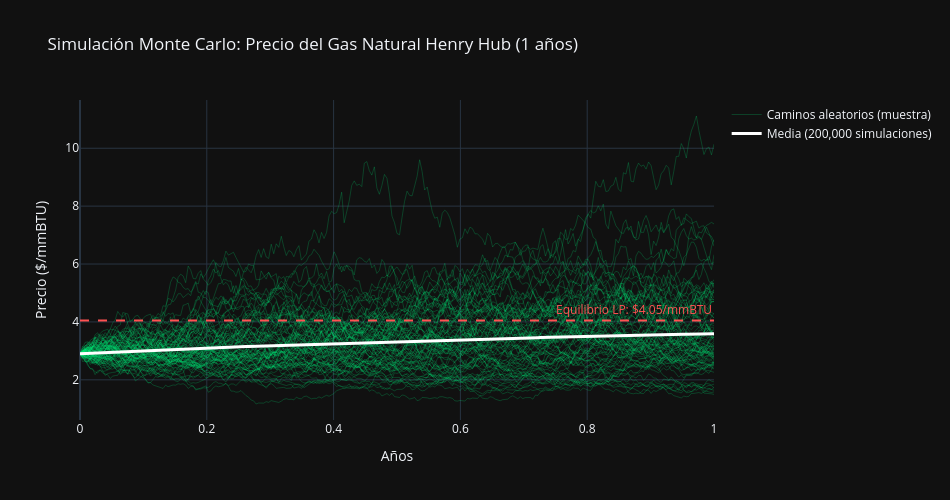

Here is the notebook cell this chart was saved with:
### Code cell
# ------------------------------------------------------------------------------
# GRÁFICA 2: Trayectorias de Monte Carlo - Gas Natural Henry Hub
# ------------------------------------------------------------------------------
fig_gas = go.Figure()

for i in range(n_paths_plot):
    fig_gas.add_trace(
        go.Scatter(
            x=time_grid,
            y=P_gas_paths[:, i],
            mode='lines',
            line=dict(color='rgba(0, 230, 118, 0.22)', width=1),
            showlegend=(i == 0),
            name='Caminos aleatorios (muestra)',
            hoverinfo='skip',
        )
    )

fig_gas.add_trace(
    go.Scatter(
        x=time_grid,
        y=P_gas_paths.mean(axis=1),
        mode='lines',
        line=dict(color='#ffffff', width=3),
        name=f'Media ({N_SIMS:,} simulaciones)',
    )
)

fig_gas.add_hline(
    y=gas_params['eq_price'],
    line_dash='dash',
    line_color='#ff5252',
    line_width=2,
    annotation_text=f"Equilibrio LP: ${gas_params['eq_price']:.2f}/mmBTU",
    annotation_position='top right',
    annotation_font_color='#ff5252',
)

fig_gas.update_layout(
    title=f'Simulación Monte Carlo: Precio del Gas Natural Henry Hub ({N_YEARS} años)',
    xaxis_title='Años',
    yaxis_title='Precio ($/mmBTU)',
    template='plotly_dark',
    width=950,
    height=500,
    hovermode='x unified',
)
fig_gas.show()

### Figure 1 — Plotly figure (JSON) as saved in the notebook; plotly's stock layout.template omitted (floating-point values rounded to 4 significant figures; data arrays with more than 128 entries replaced by an {"elided": "..."} marker saying what was removed)
{"data": [{"hoverinfo": "skip", "line": {"color": "rgba(0, 230, 118, 0.22)", "width": 1}, "mode": "lines", "name": "Caminos aleatorios (muestra)", "showlegend": true, "type": "scatter", "x": {"elided": "253 float values"}, "y": {"elided": "253 float values"}}, {"hoverinfo": "skip", "line": {"color": "rgba(0, 230, 118, 0.22)", "width": 1}, "mode": "lines", "name": "Caminos aleatorios (muestra)", "showlegend": false, "type": "scatter", "x": {"elided": "253 float values"}, "y": {"elided": "253 float values"}}, {"hoverinfo": "skip", "line": {"color": "rgba(0, 230, 118, 0.22)", "width": 1}, "mode": "lines", "name": "Caminos aleatorios (muestra)", "showlegend": false, "type": "scatter", "x": {"elided": "253 float values"}, "y": {"elided": "253 float values"}}, {"hoverinfo": "skip", "line": {"color": "rgba(0, 230, 118, 0.22)", "width": 1}, "mode": "lines", "name": "Caminos aleatorios (muestra)", "showlegend": false, "type": "scatter", "x": {"elided": "253 float values"}, "y": {"elided": "253 float values"}}, {"hoverinfo": "skip", "line": {"color": "rgba(0, 230, 118, 0.22)", "width": 1}, "mode": "lines", "name": "Caminos aleatorios (muestra)", "showlegend": false, "type": "scatter", "x": {"elided": "253 float values"}, "y": {"elided": "253 float values"}}, {"hoverinfo": "skip", "line": {"color": "rgba(0, 230, 118, 0.22)", "width": 1}, "mode": "lines", "name": "Caminos aleatorios (muestra)", "showlegend": false, "type": "scatter", "x": {"elided": "253 float values"}, "y": {"elided": "253 float values"}}, {"hoverinfo": "skip", "line": {"color": "rgba(0, 230, 118, 0.22)", "width": 1}, "mode": "lines", "name": "Caminos aleatorios (muestra)", "showlegend": false, "type": "scatter", "x": {"elided": "253 float values"}, "y": {"elided": "253 float values"}}, {"hoverinfo": "skip", "line": {"color": "rgba(0, 230, 118, 0.22)", "width": 1}, "mode": "lines", "name": "Caminos aleatorios (muestra)", "showlegend": false, "type": "scatter", "x": {"elided": "253 float values"}, "y": {"elided": "253 float values"}}, {"hoverinfo": "skip", "line": {"color": "rgba(0, 230, 118, 0.22)", "width": 1}, "mode": "lines", "name": "Caminos aleatorios (muestra)", "showlegend": false, "type": "scatter", "x": {"elided": "253 float values"}, "y": {"elided": "253 float values"}}, {"hoverinfo": "skip", "line": {"color": "rgba(0, 230, 118, 0.22)", "width": 1}, "mode": "lines", "name": "Caminos aleatorios (muestra)", "showlegend": false, "type": "scatter", "x": {"elided": "253 float values"}, "y": {"elided": "253 float values"}}, {"hoverinfo": "skip", "line": {"color": "rgba(0, 230, 118, 0.22)", "width": 1}, "mode": "lines", "name": "Caminos aleatorios (muestra)", "showlegend": false, "type": "scatter", "x": {"elided": "253 float values"}, "y": {"elided": "253 float values"}}, {"hoverinfo": "skip", "line": {"color": "rgba(0, 230, 118, 0.22)", "width": 1}, "mode": "lines", "name": "Caminos aleatorios (muestra)", "showlegend": false, "type": "scatter", "x": {"elided": "253 float values"}, "y": {"elided": "253 float values"}}, {"hoverinfo": "skip", "line": {"color": "rgba(0, 230, 118, 0.22)", "width": 1}, "mode": "lines", "name": "Caminos aleatorios (muestra)", "showlegend": false, "type": "scatter", "x": {"elided": "253 float values"}, "y": {"elided": "253 float values"}}, {"hoverinfo": "skip", "line": {"color": "rgba(0, 230, 118, 0.22)", "width": 1}, "mode": "lines", "name": "Caminos aleatorios (muestra)", "showlegend": false, "type": "scatter", "x": {"elided": "253 float values"}, "y": {"elided": "253 float values"}}, {"hoverinfo": "skip", "line": {"color": "rgba(0, 230, 118, 0.22)", "width": 1}, "mode": "lines", "name": "Caminos aleatorios (muestra)", "showlegend": false, "type": "scatter", "x": {"elided": "253 float values"}, "y": {"elided": "253 float values"}}, {"hoverinfo": "skip", "line": {"color": "rgba(0, 230, 118, 0.22)", "width": 1}, "mode": "lines", "name": "Caminos aleatorios (muestra)", "showlegend": false, "type": "scatter", "x": {"elided": "253 float values"}, "y": {"elided": "253 float values"}}, {"hoverinfo": "skip", "line": {"color": "rgba(0, 230, 118, 0.22)", "width": 1}, "mode": "lines", "name": "Caminos aleatorios (muestra)", "showlegend": false, "type": "scatter", "x": {"elided": "253 float values"}, "y": {"elided": "253 float values"}}, {"hoverinfo": "skip", "line": {"color": "rgba(0, 230, 118, 0.22)", "width": 1}, "mode": "lines", "name": "Caminos aleatorios (muestra)", "showlegend": false, "type": "scatter", "x": {"elided": "253 float values"}, "y": {"elided": "253 float values"}}, {"hoverinfo": "skip", "line": {"color": "rgba(0, 230, 118, 0.22)", "width": 1}, "mode": "lines", "name": "Caminos aleatorios (muestra)", "showlegend": false, "type": "scatter", "x": {"elided": "253 float values"}, "y": {"elided": "253 float values"}}, {"hoverinfo": "skip", "line": {"color": "rgba(0, 230, 118, 0.22)", "width": 1}, "mode": "lines", "name": "Caminos aleatorios (muestra)", "showlegend": false, "type": "scatter", "x": {"elided": "253 float values"}, "y": {"elided": "253 float values"}}, {"hoverinfo": "skip", "line": {"color": "rgba(0, 230, 118, 0.22)", "width": 1}, "mode": "lines", "name": "Caminos aleatorios (muestra)", "showlegend": false, "type": "scatter", "x": {"elided": "253 float values"}, "y": {"elided": "253 float values"}}, {"hoverinfo": "skip", "line": {"color": "rgba(0, 230, 118, 0.22)", "width": 1}, "mode": "lines", "name": "Caminos aleatorios (muestra)", "showlegend": false, "type": "scatter", "x": {"elided": "253 float values"}, "y": {"elided": "253 float values"}}, {"hoverinfo": "skip", "line": {"color": "rgba(0, 230, 118, 0.22)", "width": 1}, "mode": "lines", "name": "Caminos aleatorios (muestra)", "showlegend": false, "type": "scatter", "x": {"elided": "253 float values"}, "y": {"elided": "253 float values"}}, {"hoverinfo": "skip", "line": {"color": "rgba(0, 230, 118, 0.22)", "width": 1}, "mode": "lines", "name": "Caminos aleatorios (muestra)", "showlegend": false, "type": "scatter", "x": {"elided": "253 float values"}, "y": {"elided": "253 float values"}}, {"hoverinfo": "skip", "line": {"color": "rgba(0, 230, 118, 0.22)", "width": 1}, "mode": "lines", "name": "Caminos aleatorios (muestra)", "showlegend": false, "type": "scatter", "x": {"elided": "253 float values"}, "y": {"elided": "253 float values"}}, {"hoverinfo": "skip", "line": {"color": "rgba(0, 230, 118, 0.22)", "width": 1}, "mode": "lines", "name": "Caminos aleatorios (muestra)", "showlegend": false, "type": "scatter", "x": {"elided": "253 float values"}, "y": {"elided": "253 float values"}}, {"hoverinfo": "skip", "line": {"color": "rgba(0, 230, 118, 0.22)", "width": 1}, "mode": "lines", "name": "Caminos aleatorios (muestra)", "showlegend": false, "type": "scatter", "x": {"elided": "253 float values"}, "y": {"elided": "253 float values"}}, {"hoverinfo": "skip", "line": {"color": "rgba(0, 230, 118, 0.22)", "width": 1}, "mode": "lines", "name": "Caminos aleatorios (muestra)", "showlegend": false, "type": "scatter", "x": {"elided": "253 float values"}, "y": {"elided": "253 float values"}}, {"hoverinfo": "skip", "line": {"color": "rgba(0, 230, 118, 0.22)", "width": 1}, "mode": "lines", "name": "Caminos aleatorios (muestra)", "showlegend": false, "type": "scatter", "x": {"elided": "253 float values"}, "y": {"elided": "253 float values"}}, {"hoverinfo": "skip", "line": {"color": "rgba(0, 230, 118, 0.22)", "width": 1}, "mode": "lines", "name": "Caminos aleatorios (muestra)", "showlegend": false, "type": "scatter", "x": {"elided": "253 float values"}, "y": {"elided": "253 float values"}}, {"hoverinfo": "skip", "line": {"color": "rgba(0, 230, 118, 0.22)", "width": 1}, "mode": "lines", "name": "Caminos aleatorios (muestra)", "showlegend": false, "type": "scatter", "x": {"elided": "253 float values"}, "y": {"elided": "253 float values"}}, {"hoverinfo": "skip", "line": {"color": "rgba(0, 230, 118, 0.22)", "width": 1}, "mode": "lines", "name": "Caminos aleatorios (muestra)", "showlegend": false, "type": "scatter", "x": {"elided": "253 float values"}, "y": {"elided": "253 float values"}}, {"hoverinfo": "skip", "line": {"color": "rgba(0, 230, 118, 0.22)", "width": 1}, "mode": "lines", "name": "Caminos aleatorios (muestra)", "showlegend": false, "type": "scatter", "x": {"elided": "253 float values"}, "y": {"elided": "253 float values"}}, {"hoverinfo": "skip", "line": {"color": "rgba(0, 230, 118, 0.22)", "width": 1}, "mode": "lines", "name": "Caminos aleatorios (muestra)", "showlegend": false, "type": "scatter", "x": {"elided": "253 float values"}, "y": {"elided": "253 float values"}}, {"hoverinfo": "skip", "line": {"color": "rgba(0, 230, 118, 0.22)", "width": 1}, "mode": "lines", "name": "Caminos aleatorios (muestra)", "showlegend": false, "type": "scatter", "x": {"elided": "253 float values"}, "y": {"elided": "253 float values"}}, {"hoverinfo": "skip", "line": {"color": "rgba(0, 230, 118, 0.22)", "width": 1}, "mode": "lines", "name": "Caminos aleatorios (muestra)", "showlegend": false, "type": "scatter", "x": {"elided": "253 float values"}, "y": {"elided": "253 float values"}}, {"hoverinfo": "skip", "line": {"color": "rgba(0, 230, 118, 0.22)", "width": 1}, "mode": "lines", "name": "Caminos aleatorios (muestra)", "showlegend": false, "type": "scatter", "x": {"elided": "253 float values"}, "y": {"elided": "253 float values"}}, {"hoverinfo": "skip", "line": {"color": "rgba(0, 230, 118, 0.22)", "width": 1}, "mode": "lines", "name": "Caminos aleatorios (muestra)", "showlegend": false, "type": "scatter", "x": {"elided": "253 float values"}, "y": {"elided": "253 float values"}}, {"hoverinfo": "skip", "line": {"color": "rgba(0, 230, 118, 0.22)", "width": 1}, "mode": "lines", "name": "Caminos aleatorios (muestra)", "showlegend": false, "type": "scatter", "x": {"elided": "253 float values"}, "y": {"elided": "253 float values"}}, {"hoverinfo": "skip", "line": {"color": "rgba(0, 230, 118, 0.22)", "width": 1}, "mode": "lines", "name": "Caminos aleatorios (muestra)", "showlegend": false, "type": "scatter", "x": {"elided": "253 float values"}, "y": {"elided": "253 float values"}}, {"hoverinfo": "skip", "line": {"color": "rgba(0, 230, 118, 0.22)", "width": 1}, "mode": "lines", "name": "Caminos aleatorios (muestra)", "showlegend": false, "type": "scatter", "x": {"elided": "253 float values"}, "y": {"elided": "253 float values"}}, {"hoverinfo": "skip", "line": {"color": "rgba(0, 230, 118, 0.22)", "width": 1}, "mode": "lines", "name": "Caminos aleatorios (muestra)", "showlegend": false, "type": "scatter", "x": {"elided": "253 float values"}, "y": {"elided": "253 float values"}}, {"hoverinfo": "skip", "line": {"color": "rgba(0, 230, 118, 0.22)", "width": 1}, "mode": "lines", "name": "Caminos aleatorios (muestra)", "showlegend": false, "type": "scatter", "x": {"elided": "253 float values"}, "y": {"elided": "253 float values"}}, {"hoverinfo": "skip", "line": {"color": "rgba(0, 230, 118, 0.22)", "width": 1}, "mode": "lines", "name": "Caminos aleatorios (muestra)", "showlegend": false, "type": "scatter", "x": {"elided": "253 float values"}, "y": {"elided": "253 float values"}}, {"hoverinfo": "skip", "line": {"color": "rgba(0, 230, 118, 0.22)", "width": 1}, "mode": "lines", "name": "Caminos aleatorios (muestra)", "showlegend": false, "type": "scatter", "x": {"elided": "253 float values"}, "y": {"elided": "253 float values"}}, {"hoverinfo": "skip", "line": {"color": "rgba(0, 230, 118, 0.22)", "width": 1}, "mode": "lines", "name": "Caminos aleatorios (muestra)", "showlegend": false, "type": "scatter", "x": {"elided": "253 float values"}, "y": {"elided": "253 float values"}}, {"hoverinfo": "skip", "line": {"color": "rgba(0, 230, 118, 0.22)", "width": 1}, "mode": "lines", "name": "Caminos aleatorios (muestra)", "showlegend": false, "type": "scatter", "x": {"elided": "253 float values"}, "y": {"elided": "253 float values"}}, {"hoverinfo": "skip", "line": {"color": "rgba(0, 230, 118, 0.22)", "width": 1}, "mode": "lines", "name": "Caminos aleatorios (muestra)", "showlegend": false, "type": "scatter", "x": {"elided": "253 float values"}, "y": {"elided": "253 float values"}}, {"hoverinfo": "skip", "line": {"color": "rgba(0, 230, 118, 0.22)", "width": 1}, "mode": "lines", "name": "Caminos aleatorios (muestra)", "showlegend": false, "type": "scatter", "x": {"elided": "253 float values"}, "y": {"elided": "253 float values"}}, {"hoverinfo": "skip", "line": {"color": "rgba(0, 230, 118, 0.22)", "width": 1}, "mode": "lines", "name": "Caminos aleatorios (muestra)", "showlegend": false, "type": "scatter", "x": {"elided": "253 float values"}, "y": {"elided": "253 float values"}}, {"hoverinfo": "skip", "line": {"color": "rgba(0, 230, 118, 0.22)", "width": 1}, "mode": "lines", "name": "Caminos aleatorios (muestra)", "showlegend": false, "type": "scatter", "x": {"elided": "253 float values"}, "y": {"elided": "253 float values"}}, {"hoverinfo": "skip", "line": {"color": "rgba(0, 230, 118, 0.22)", "width": 1}, "mode": "lines", "name": "Caminos aleatorios (muestra)", "showlegend": false, "type": "scatter", "x": {"elided": "253 float values"}, "y": {"elided": "253 float values"}}, {"hoverinfo": "skip", "line": {"color": "rgba(0, 230, 118, 0.22)", "width": 1}, "mode": "lines", "name": "Caminos aleatorios (muestra)", "showlegend": false, "type": "scatter", "x": {"elided": "253 float values"}, "y": {"elided": "253 float values"}}, {"hoverinfo": "skip", "line": {"color": "rgba(0, 230, 118, 0.22)", "width": 1}, "mode": "lines", "name": "Caminos aleatorios (muestra)", "showlegend": false, "type": "scatter", "x": {"elided": "253 float values"}, "y": {"elided": "253 float values"}}, {"hoverinfo": "skip", "line": {"color": "rgba(0, 230, 118, 0.22)", "width": 1}, "mode": "lines", "name": "Caminos aleatorios (muestra)", "showlegend": false, "type": "scatter", "x": {"elided": "253 float values"}, "y": {"elided": "253 float values"}}, {"hoverinfo": "skip", "line": {"color": "rgba(0, 230, 118, 0.22)", "width": 1}, "mode": "lines", "name": "Caminos aleatorios (muestra)", "showlegend": false, "type": "scatter", "x": {"elided": "253 float values"}, "y": {"elided": "253 float values"}}, {"hoverinfo": "skip", "line": {"color": "rgba(0, 230, 118, 0.22)", "width": 1}, "mode": "lines", "name": "Caminos aleatorios (muestra)", "showlegend": false, "type": "scatter", "x": {"elided": "253 float values"}, "y": {"elided": "253 float values"}}, {"hoverinfo": "skip", "line": {"color": "rgba(0, 230, 118, 0.22)", "width": 1}, "mode": "lines", "name": "Caminos aleatorios (muestra)", "showlegend": false, "type": "scatter", "x": {"elided": "253 float values"}, "y": {"elided": "253 float values"}}, {"hoverinfo": "skip", "line": {"color": "rgba(0, 230, 118, 0.22)", "width": 1}, "mode": "lines", "name": "Caminos aleatorios (muestra)", "showlegend": false, "type": "scatter", "x": {"elided": "253 float values"}, "y": {"elided": "253 float values"}}, {"hoverinfo": "skip", "line": {"color": "rgba(0, 230, 118, 0.22)", "width": 1}, "mode": "lines", "name": "Caminos aleatorios (muestra)", "showlegend": false, "type": "scatter", "x": {"elided": "253 float values"}, "y": {"elided": "253 float values"}}, {"hoverinfo": "skip", "line": {"color": "rgba(0, 230, 118, 0.22)", "width": 1}, "mode": "lines", "name": "Caminos aleatorios (muestra)", "showlegend": false, "type": "scatter", "x": {"elided": "253 float values"}, "y": {"elided": "253 float values"}}, {"hoverinfo": "skip", "line": {"color": "rgba(0, 230, 118, 0.22)", "width": 1}, "mode": "lines", "name": "Caminos aleatorios (muestra)", "showlegend": false, "type": "scatter", "x": {"elided": "253 float values"}, "y": {"elided": "253 float values"}}, {"hoverinfo": "skip", "line": {"color": "rgba(0, 230, 118, 0.22)", "width": 1}, "mode": "lines", "name": "Caminos aleatorios (muestra)", "showlegend": false, "type": "scatter", "x": {"elided": "253 float values"}, "y": {"elided": "253 float values"}}, {"hoverinfo": "skip", "line": {"color": "rgba(0, 230, 118, 0.22)", "width": 1}, "mode": "lines", "name": "Caminos aleatorios (muestra)", "showlegend": false, "type": "scatter", "x": {"elided": "253 float values"}, "y": {"elided": "253 float values"}}, {"hoverinfo": "skip", "line": {"color": "rgba(0, 230, 118, 0.22)", "width": 1}, "mode": "lines", "name": "Caminos aleatorios (muestra)", "showlegend": false, "type": "scatter", "x": {"elided": "253 float values"}, "y": {"elided": "253 float values"}}, {"hoverinfo": "skip", "line": {"color": "rgba(0, 230, 118, 0.22)", "width": 1}, "mode": "lines", "name": "Caminos aleatorios (muestra)", "showlegend": false, "type": "scatter", "x": {"elided": "253 float values"}, "y": {"elided": "253 float values"}}, {"hoverinfo": "skip", "line": {"color": "rgba(0, 230, 118, 0.22)", "width": 1}, "mode": "lines", "name": "Caminos aleatorios (muestra)", "showlegend": false, "type": "scatter", "x": {"elided": "253 float values"}, "y": {"elided": "253 float values"}}, {"hoverinfo": "skip", "line": {"color": "rgba(0, 230, 118, 0.22)", "width": 1}, "mode": "lines", "name": "Caminos aleatorios (muestra)", "showlegend": false, "type": "scatter", "x": {"elided": "253 float values"}, "y": {"elided": "253 float values"}}, {"hoverinfo": "skip", "line": {"color": "rgba(0, 230, 118, 0.22)", "width": 1}, "mode": "lines", "name": "Caminos aleatorios (muestra)", "showlegend": false, "type": "scatter", "x": {"elided": "253 float values"}, "y": {"elided": "253 float values"}}, {"hoverinfo": "skip", "line": {"color": "rgba(0, 230, 118, 0.22)", "width": 1}, "mode": "lines", "name": "Caminos aleatorios (muestra)", "showlegend": false, "type": "scatter", "x": {"elided": "253 float values"}, "y": {"elided": "253 float values"}}, {"hoverinfo": "skip", "line": {"color": "rgba(0, 230, 118, 0.22)", "width": 1}, "mode": "lines", "name": "Caminos aleatorios (muestra)", "showlegend": false, "type": "scatter", "x": {"elided": "253 float values"}, "y": {"elided": "253 float values"}}, {"hoverinfo": "skip", "line": {"color": "rgba(0, 230, 118, 0.22)", "width": 1}, "mode": "lines", "name": "Caminos aleatorios (muestra)", "showlegend": false, "type": "scatter", "x": {"elided": "253 float values"}, "y": {"elided": "253 float values"}}, {"hoverinfo": "skip", "line": {"color": "rgba(0, 230, 118, 0.22)", "width": 1}, "mode": "lines", "name": "Caminos aleatorios (muestra)", "showlegend": false, "type": "scatter", "x": {"elided": "253 float values"}, "y": {"elided": "253 float values"}}, {"hoverinfo": "skip", "line": {"color": "rgba(0, 230, 118, 0.22)", "width": 1}, "mode": "lines", "name": "Caminos aleatorios (muestra)", "showlegend": false, "type": "scatter", "x": {"elided": "253 float values"}, "y": {"elided": "253 float values"}}, {"hoverinfo": "skip", "line": {"color": "rgba(0, 230, 118, 0.22)", "width": 1}, "mode": "lines", "name": "Caminos aleatorios (muestra)", "showlegend": false, "type": "scatter", "x": {"elided": "253 float values"}, "y": {"elided": "253 float values"}}, {"hoverinfo": "skip", "line": {"color": "rgba(0, 230, 118, 0.22)", "width": 1}, "mode": "lines", "name": "Caminos aleatorios (muestra)", "showlegend": false, "type": "scatter", "x": {"elided": "253 float values"}, "y": {"elided": "253 float values"}}, {"hoverinfo": "skip", "line": {"color": "rgba(0, 230, 118, 0.22)", "width": 1}, "mode": "lines", "name": "Caminos aleatorios (muestra)", "showlegend": false, "type": "scatter", "x": {"elided": "253 float values"}, "y": {"elided": "253 float values"}}, {"hoverinfo": "skip", "line": {"color": "rgba(0, 230, 118, 0.22)", "width": 1}, "mode": "lines", "name": "Caminos aleatorios (muestra)", "showlegend": false, "type": "scatter", "x": {"elided": "253 float values"}, "y": {"elided": "253 float values"}}, {"hoverinfo": "skip", "line": {"color": "rgba(0, 230, 118, 0.22)", "width": 1}, "mode": "lines", "name": "Caminos aleatorios (muestra)", "showlegend": false, "type": "scatter", "x": {"elided": "253 float values"}, "y": {"elided": "253 float values"}}, {"hoverinfo": "skip", "line": {"color": "rgba(0, 230, 118, 0.22)", "width": 1}, "mode": "lines", "name": "Caminos aleatorios (muestra)", "showlegend": false, "type": "scatter", "x": {"elided": "253 float values"}, "y": {"elided": "253 float values"}}, {"line": {"color": "#ffffff", "width": 3}, "mode": "lines", "name": "Media (200,000 simulaciones)", "type": "scatter", "x": {"elided": "253 float values"}, "y": {"elided": "253 float values"}}], "layout": {"annotations": [{"font": {"color": "#ff5252"}, "showarrow": false, "text": "Equilibrio LP: $4.05/mmBTU", "x": 1, "xanchor": "right", "xref": "x domain", "y": 4.052, "yanchor": "bottom", "yref": "y"}], "height": 500, "hovermode": "x unified", "shapes": [{"line": {"color": "#ff5252", "dash": "dash", "width": 2}, "type": "line", "x0": 0, "x1": 1, "xref": "x domain", "y0": 4.052, "y1": 4.052, "yref": "y"}], "title": {"text": "Simulación Monte Carlo: Precio del Gas Natural Henry Hub (1 años)"}, "width": 950, "xaxis": {"title": {"text": "Años"}}, "yaxis": {"title": {"text": "Precio ($/mmBTU)"}}}}
